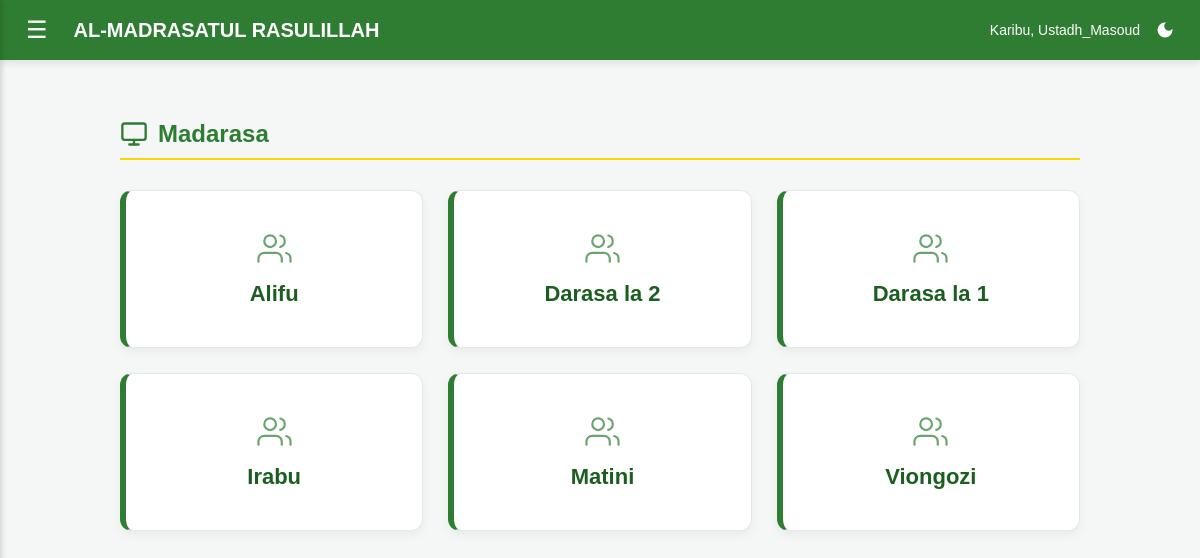
The page /madrasa/madarasa/ (signed in) on the database its author committed.
### usimamizi/models.py (models this page shows, shortened)
class Darasa(models.Model):
    jina = models.CharField(max_length=50, help_text="Mfano: Darasa la Kwanza, Ibtidai, n.k.")
    maelezo = models.TextField(blank=True, null=True)

### usimamizi/views.py (the view)
# urls.py: path('madarasa/', views.orodha_madarasa, name='orodha_madarasa'),
@login_required(login_url='ingia')
def orodha_madarasa(request):
    madarasa = Darasa.objects.all()
    return render(request, 'usimamizi/orodha_madarasa.html', {'madarasa': madarasa})

### usimamizi/templates/usimamizi/orodha_madarasa.html (shortened to what this page needs)
{% extends 'usimamizi/base.html' %}
{% load static %}
{% block extra_css %}
<link rel="stylesheet" href="{% static 'usimamizi/css/pages/orodha_madarasa.css' %}?v=20260706a">
{% endblock %}
{% block maudhui %}
<div class="orodha_madarasa-inline-1">
    <h2 class="orodha_madarasa-inline-2">
        Madarasa
    </h2>
    <div class="orodha_madarasa-inline-3">
        {% for darasa in madarasa %}
        <a href="{% url 'wanafunzi_darasa' darasa.id %}" class="orodha_madarasa-inline-4">
            <div class="orodha_madarasa-inline-5">
                <h2 class="orodha_madarasa-inline-7">{{ darasa.jina }}</h2>
            </div>
        </a>
        {% endfor %}
    </div>
</div>
{% endblock %}

### usimamizi/templates/usimamizi/base.html (shortened to what this page needs)
{% load static %}
<!DOCTYPE html>
<html lang="sw">
<head>
    <link rel="stylesheet" href="{% static 'usimamizi/css/base.css' %}?v=20260706a">
    {% block extra_css %}{% endblock %}
</head>
<body>
<div class="header">
    <button class="menu-btn" onclick="openNav()">☰</button>
    <h2>AL-MADRASATUL RASULILLAH</h2>
    <div class="user-actions">
        <span class="user-greeting">Karibu, {{ request.user.username }}</span>
        <button class="theme-switch" onclick="toggleTheme()" id="themeBtn" title="Badili Muonekano"></button>
    </div>
</div>
<div class="main-content" id="main">
    {% block maudhui %}{% endblock %}
</div>
</body>
</html>

### usimamizi/static/usimamizi/css/base.css (style rules this page uses)
:root { color-scheme: light; --primary: #2E7D32; --primary-color: var(--primary); --primary-hover: #1b5e20; --secondary: #0288D1; --accent: #673ab7; --warning: #f57c00; --danger: #d32f2f; --success: #388e3c; --female: #c2185b; --hifdhu-accent: var(--secondary); --nav-bg: #2E7D32; --nav-hover-bg: #2E7D32; --sidebar-bg: #1b5e20; --sidebar-submenu-bg: #144d18; --bg-body: #f4f7f6; --bg-color: var(--bg-body); --card-bg: #ffffff; --surface-bg: #ffffff; --surface-muted: #f8fafc; --table-header: #f8fafc; --hover-bg: #f8fafc; --input-bg: #ffffff; --text-main: #2c3e50; --text-muted: #7f8c8d; --text-normal: #444444; --text-faint: #888888; --title-color: #1b5e20; --subtitle-color: #666666; --text-on-primary: #ffffff; --border-color: #e2e8f0; --focus-ring: rgba(46, 125, 50, 0.15); --shadow-color: rgba(0, 0, 0, 0.08); --shadow-strong: rgba(0, 0, 0, 0.14); --tangazo-bg: #f1f8e9; --badge-bg: #e8f5e9; --success-bg: #e8f5e9; --success-text: #1b5e20; --success-border: #a5d6a7; --info-bg: #e3f2fd; --info-text: #0d47a1; --info-border: #90caf9; --warning-bg: #fff8e1; --warning-text: #8d6e00; --warning-border: #ffe082; --danger-bg: #fde8e8; --danger-text: #c62828; --danger-border: #f8b4b4; --button-bg: var(--primary); --button-bg-hover: var(--primary-hover); --button-text: var(--text-on-primary); --button-secondary-bg: var(--secondary); --button-muted-bg: #eeeeee; --form-accent: var(--primary); --form-focus-shadow: var(--focus-ring); --form-button-shadow: rgba(46, 125, 50, 0.2); }
* { box-sizing: border-box; }
body { margin: 0; font-family: Arial, sans-serif; background-color: var(--bg-body); color: var(--text-main); transition: background-color 0.25s ease, color 0.25s ease; }
a { color: inherit; }
.header { background-color: var(--nav-bg); color: var(--text-on-primary); padding: 15px 20px; display: flex; align-items: center; box-shadow: 0 4px 6px var(--shadow-color); position: sticky; top: 0; z-index: 10; transition: background-color 0.25s ease, border-color 0.25s ease; }
.menu-btn { font-size: 24px; cursor: pointer; background: none; border: none; color: var(--text-on-primary); margin-right: 20px; }
.header h2 { margin: 0; font-size: 20px; flex: 1; white-space: nowrap; overflow: hidden; text-overflow: ellipsis; }
.main-content { padding: 20px; transition: margin-left .3s; }
button, .btn, [class^="btn-"], [class*=" btn-"] { transition: background-color 0.2s ease, border-color 0.2s ease, color 0.2s ease, transform 0.2s ease; }
.user-actions { display: flex; align-items: center; gap: 10px; }
.theme-switch { background: transparent; border: none; cursor: pointer; display: flex; align-items: center; justify-content: center; padding: 5px; outline: none; transition: transform 0.2s ease; }
.user-greeting { font-weight: 500; font-size: 14px; color: #ffffff; white-space: nowrap; }

### usimamizi/static/usimamizi/css/pages/orodha_madarasa.css (style rules this page uses)
.orodha_madarasa-inline-1 { padding: 20px; max-width: 1000px; margin: auto; }
.orodha_madarasa-inline-2 { color: var(--primary); border-bottom: 2px solid #FFD700; padding-bottom: 10px; margin-bottom: 30px; display: flex; align-items: center; gap: 10px; }
.orodha_madarasa-inline-3 { display: grid; grid-template-columns: repeat(auto-fill, minmax(280px, 1fr)); gap: 25px; }
.orodha_madarasa-inline-4 { text-decoration: none; }
.orodha_madarasa-inline-5 { background-color: var(--card-bg); padding: 40px 20px; border-radius: 12px; box-shadow: 0 4px 10px rgba(0,0,0,0.05); border: 1px solid var(--border-color); border-left: 6px solid var(--primary); text-align: center; transition: all 0.3s ease; height: 100%; box-sizing: border-box; display: flex; flex-direction: column; justify-content: center; align-items: center; gap: 15px; }
.orodha_madarasa-inline-6 { opacity: 0.7; }
.orodha_madarasa-inline-7 { color: var(--primary-hover); margin: 0; font-size: 22px; font-weight: bold; }

### rows shown on the page
Darasa: jina "Alifu"
Darasa: jina "Darasa la 2"
Darasa: jina "Darasa la 1"
Darasa: jina "Irabu"
Darasa: jina "Matini"
Darasa: jina "Viongozi"

### other values the page prints
{{ request.user.username }} "Ustadh_Masoud"
